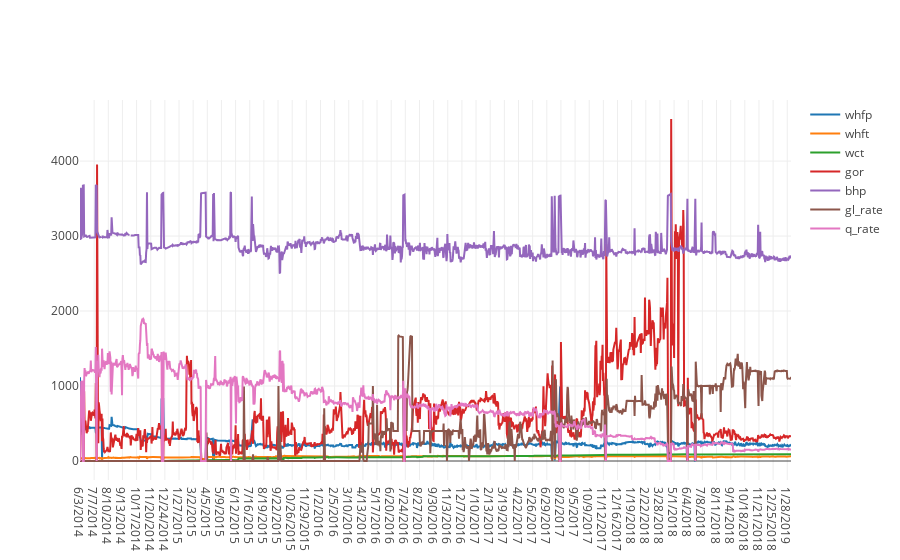

Notebook source saved alongside this figure:
### Code cell
whfp = go.Scatter(
    x = ori_data['date'],
    y = ori_data['whfp'],
    mode = "lines",
    name = "whfp",
)

whft = go.Scatter(
    x = ori_data['date'],
    y = ori_data['whft'],
    mode = "lines",
    name = "whft",
)

wct = go.Scatter(
    x = ori_data['date'],
    y = ori_data['wct'],
    mode = "lines",
    name = "wct",
)

gor = go.Scatter(
    x = ori_data['date'],
    y = ori_data['gor'],
    mode = "lines",
    name = "gor",
)

gl_rate = go.Scatter(
    x = ori_data['date'],
    y = ori_data['gl_rate'],
    mode = "lines",
    name = "gl_rate",
)

bhp = go.Scatter(
    x = ori_data['date'],
    y = ori_data['bhp'],
    mode = "lines",
    name = "bhp",
)

wct = go.Scatter(
    x = ori_data['date'],
    y = ori_data['wct'],
    mode = "lines",
    name = "wct",
)

q_rate = go.Scatter(
    x = ori_data['date'],
    y = ori_data['q_rate'],
    mode = "lines",
    name = "q_rate",
)

all_data = [whfp, whft, wct, gor, bhp, gl_rate, q_rate]

iplot(all_data, filename="Filename")

### Figure 1 — Plotly figure (JSON) as saved in the notebook; plotly's stock layout.template omitted (floating-point values rounded to 4 significant figures; data arrays with more than 128 entries replaced by an {"elided": "..."} marker saying what was removed)
{"data": [{"mode": "lines", "name": "whfp", "type": "scatter", "uid": "efd0a13b-a37e-40d2-9787-a202c45bcc25", "x": {"elided": "1710 str values"}, "y": {"elided": "1710 float values"}}, {"mode": "lines", "name": "whft", "type": "scatter", "uid": "a756bf83-3496-4565-a5ea-5dc132376bf5", "x": {"elided": "1710 str values"}, "y": {"elided": "1710 float values"}}, {"mode": "lines", "name": "wct", "type": "scatter", "uid": "859dfd90-90f4-474b-95f1-05ba8631775c", "x": {"elided": "1710 str values"}, "y": {"elided": "1710 float values"}}, {"mode": "lines", "name": "gor", "type": "scatter", "uid": "9b8ed16c-2902-4f10-b220-a22734870fdc", "x": {"elided": "1710 str values"}, "y": {"elided": "1710 int values"}}, {"mode": "lines", "name": "bhp", "type": "scatter", "uid": "894f270c-a0cd-4c7e-bd34-ee721c8732f1", "x": {"elided": "1710 str values"}, "y": {"elided": "1710 float values"}}, {"mode": "lines", "name": "gl_rate", "type": "scatter", "uid": "03036a6d-44e3-4838-828c-28ee9e631cb5", "x": {"elided": "1710 str values"}, "y": {"elided": "1710 int values"}}, {"mode": "lines", "name": "q_rate", "type": "scatter", "uid": "e4885e71-1a6b-4f00-927f-77d05bc3cf68", "x": {"elided": "1710 str values"}, "y": {"elided": "1710 float values"}}], "layout": {}}
